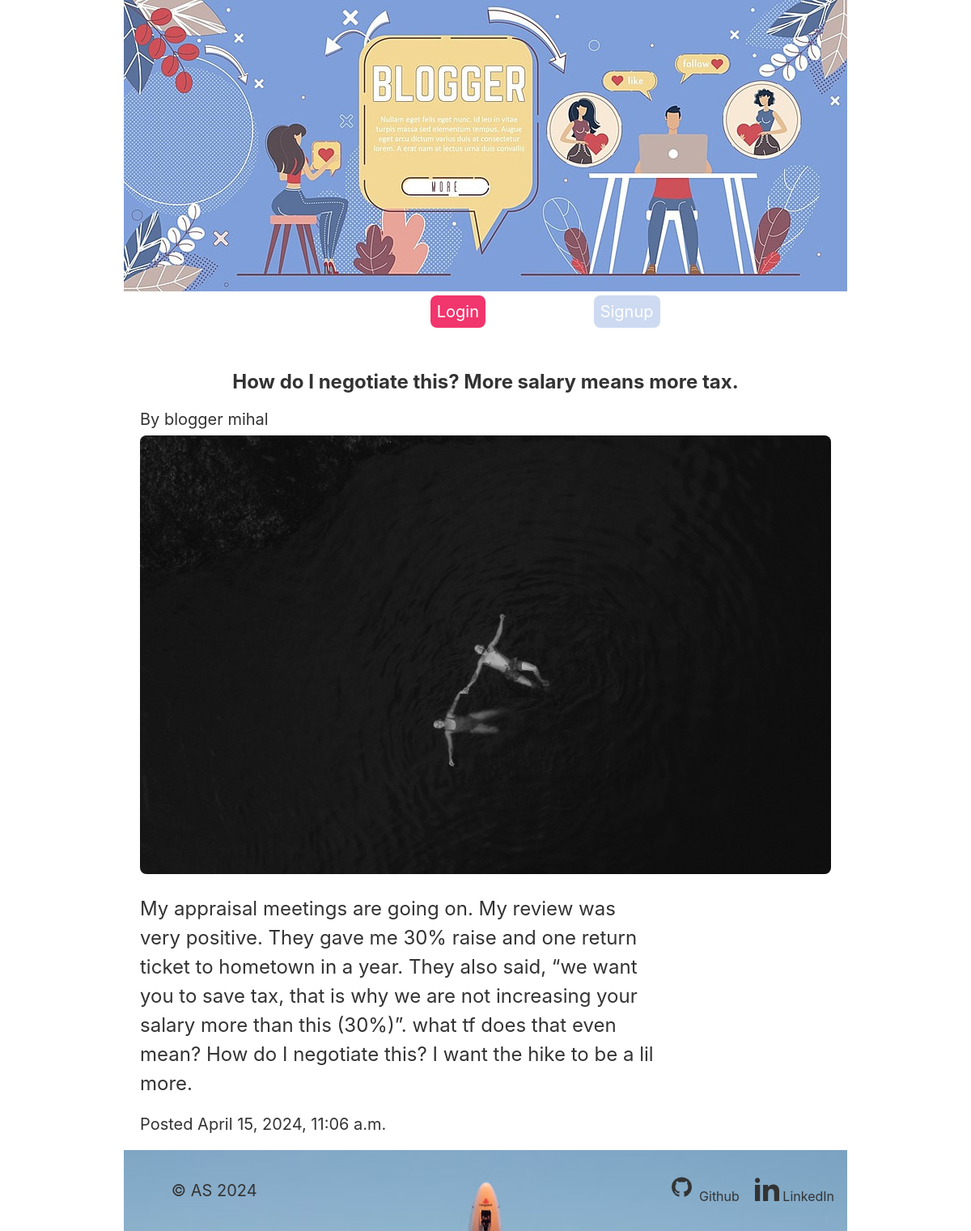
The page /articles/5/ on the database its author committed.
### articles/models.py (models this page shows, shortened)
class Article(models.Model):
    title = models.CharField(max_length=256)
    slug = models.SlugField()
    body = models.TextField()
    created_at = models.DateTimeField(auto_now_add=True)
    thumb = models.ImageField(default='default.png', blank=True)
    author = models.ForeignKey(User, on_delete=models.SET_DEFAULT, default='authorX')

### articles/views.py (the view)
# urls.py: path("<int:article_id>/", views.article_detail, name="article_detail"),
def article_detail(request, article_id):
    article = Article.objects.get(id=article_id)
    return render(request, 'articles/article_detail.html', {'article': article})

### articles/templates/articles/article_detail.html
{% extends 'base_layout.html' %}
{% block content %}
    <div class="article-container">
        <div class="article-detail">
            <h2>{{ article.title }}</h2>
            <p>By blogger {{ article.author }} </p>
        <img src="{{article.thumb.url}}"/>
        <div class="article-body grid">
            <p>{{ article.body }}</p>
            </div>
        <p>Posted {{ article.created_at }}</p>
    </div>
    </div>
{% endblock %}

### assets/styles.css (style rules this page uses)
* { margin: 0; font-family: -apple-system, BlinkMacSystemFont, "Segoe UI", "Roboto", "Oxygen", "Ubuntu", "Cantarell", "Fira Sans", "Droid Sans", "Helvetica Neue", sans-serif; color: #333; }
:root { --primary: #f1356d; --lighter-primary: #f1356d4f; --secondary: #7f9fda63; --grey-text: #6a776f; --red-warning: #ff5722; --text-basic: #333; }
body, p, a, ul, li { margin:0; padding: 0; text-decoration: none; }
body { background-color: white; overflow-x: hidden; font-size: 14px; }
h2 { font-size: 1.2em; }
.grid { display: grid; grid-template-columns: repeat(8, 1fr); }
.article-detail { margin: 16px; }
.article-detail img { max-width: 100%; border-radius: 8px; margin-top: 8px; }
.article-detail h2 { text-align: center; margin: 20px auto; }
.article-body { padding: 20px 0; }
.article-body p { grid-column: 1/8; font-size: 1.2em; line-height: 1.5em; }
@media screen and (min-width: 620px) { body { font-size: 16px; } }
@media screen and (min-width: 620px) { .article-detail { margin: 20px; } }
@media screen and (min-width: 620px) { .article-body p { grid-column: 1/7; } }
@media screen and (min-width: 960px) { body { font-size: 18px; } }
@media screen and (min-width: 1200px) { body { font-size: 20px; } }

### rows shown on the page
Article: title "How do I negotiate this? More salary means more tax.", author "mihal", thumb (picture), body "My appraisal meetings are going on. My review was very positive. They gave me 30% raise and one return ticket to hometown in a year. They also said, “we want you to save tax, that is why we are not increasing your salary more than this (30%)”. what tf does that even mean? How do I negotiate this? I want the hike to be a lil more.", created_at "April 15, 2024, 11:06 a.m."
